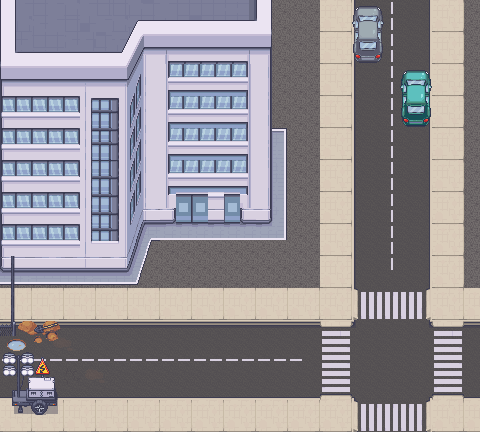

This is a level from a 2D game, rendered from its Tiled map with the project's own tilesets. A one-line summary and the map file follow, with tile-layer data summarised:
An orthogonal 30x27 tile map with 16x16 px tiles, 5 tile layers (圖塊層 1, 圖塊層 2, 圖塊層 6, 圖塊層 7, ...), 2 hidden layers not drawn, 2 tilesets.

<map version="1.10" tiledversion="1.10.1" orientation="orthogonal" renderorder="right-down" width="30" height="27" tilewidth="16" tileheight="16" infinite="0" nextlayerid="9" nextobjectid="1">
 <tileset firstgid="1" source="../tilesets/Modern_Exteriors_Complete_Tileset.tsx" />
 <tileset firstgid="41713" source="../tilesets/event_tileset.tsx" />
 <layer id="1" name="圖塊層 1" width="30" height="27">
  <data>[810 cells, 810 non-empty, 31 distinct tile ids]</data>
 </layer>
 <layer id="2" name="圖塊層 2" width="30" height="27">
  <data>[810 cells, 307 non-empty, 224 distinct tile ids]</data>
 </layer>
 <layer id="7" name="圖塊層 6" width="30" height="27">
  <data>[810 cells, 12 non-empty, 9 distinct tile ids]</data>
 </layer>
 <layer id="8" name="圖塊層 7" width="30" height="27">
  <data>[810 cells, 20 non-empty, 20 distinct tile ids]</data>
 </layer>
 <objectgroup id="5" name="playerLayer" />
 <layer id="4" name="top" width="30" height="27">
  <data>[810 cells, 12 non-empty, 12 distinct tile ids]</data>
 </layer>
 <layer id="3" name="obj" width="30" height="27" visible="0">
  <data>[810 cells, 69 non-empty, 17 distinct tile ids]</data>
 </layer>
 <layer id="6" name="collision" width="30" height="27" visible="0" opacity="0.5">
  <data>[810 cells, 79 non-empty, 1 distinct tile ids]</data>
 </layer>
</map>
